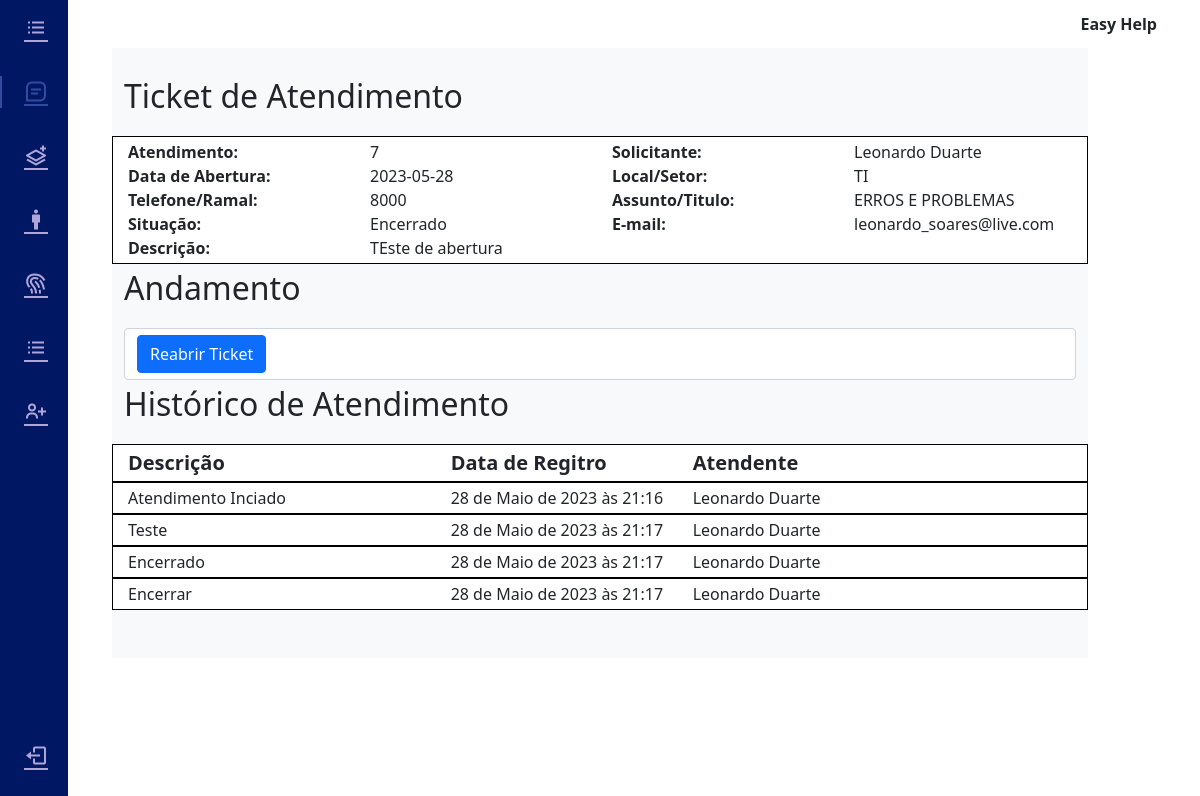
Page /tickets/7 (signed in) on the committed database.
### tickets/models.py (models this page shows, shortened)
class OpenTicketModel(models.Model):
    id_ticket = models.IntegerField('idticket', primary_key=True, auto_created=True, unique=True)
    nome = models.CharField('nome', max_length=50)
    email = models.EmailField('email', max_length=100)
    setor = models.CharField('Setor', max_length=50)
    tel_ramal = models.CharField('contato', max_length=50)
    titulo = models.CharField('titulo', max_length=100)
    dsticket = models.CharField('dschamado', max_length=1500)
    createDate = models.DateTimeField('createdate', default=timezone.now)
    status = models.FloatField(default=False)
    closeDate = models.DateTimeField('closeDate', default=timezone.now)

class historiesForTickets(models.Model):
    idTicket = models.IntegerField('idticket')
    idUser = models.IntegerField('iduserresponsavel', default=False)
    dstkHistories = models.CharField('dsticket', max_length=1500)
    dateHistories = models.DateTimeField('date', default=timezone.now)

### tickets/views.py (the view, shortened to what this page needs)
# urls.py: path('tickets/<int:id_ticket>', ticketPage, name='ticket')
def ticketPage(request, id_ticket):
    def TabelaRelacional(obj_all, dstkHistories):
        obj_all.create(idTicket=id_ticket, idUser=request.user.id, dstkHistories=dstkHistories)
        print(request.POST)
    def iniciarAtendimento():
        try:
            ticket = OpenTicketModel.objects.get(id_ticket=id_ticket)
            if request.POST:
                ticket.status = '2'
                tableRelac = historiesForTickets.objects.all()
                TabelaRelacional(tableRelac, "Atendimento Inciado")
                ticket.save()
            else:
                pass
        except KeyError:
            pass
    def encerrarTicket():
        try:
            ticket = OpenTicketModel.objects.get(id_ticket=id_ticket)
            if request.POST['encerrar'] == "":
                ticket.status = '1'
                ticket.closeDate = timezone.now()
                ticket.save()
            else:
                pass
        except KeyError:
            print('teste')
    def reabrirTicket():
        try:
            ticket = OpenTicketModel.objects.get(id_ticket=id_ticket)
            if request.GET:
                ticket.status = '2'
                tableRelac = historiesForTickets.objects.all()
                TabelaRelacional(tableRelac, 'Ticket Reaberto')
                ticket.save()
            else:
                pass
        except KeyError:
            pass
    if request.user.is_authenticated:
        if request.POST:
            form = historiesForTicketsForm(request.POST)
            if form.is_valid():
                tableRelac = historiesForTickets.objects.all()
                TabelaRelacional(tableRelac, request.POST['dstkHistories'])
                encerrarTicket()
                form = historiesForTicketsForm()
                return redirect('index')
            else:
                iniciarAtendimento()
        elif request.GET:
            reabrirTicket()
            form = historiesForTicketsForm()
        else:
            form = historiesForTicketsForm()
        tablehistor = historiesForTickets.objects.filter(idTicket=id_ticket)
        tableUser= User.objects.filter().order_by('id')
        context = {
            'ticketObj': OpenTicketModel.objects.get(id_ticket=id_ticket),
            'form': form,
            'tablehistor': tablehistor,
            'tableuser': tableUser,
            'Groups': str(User.objects.get(id=request.user.id).groups.all()),
        }
        return render(request, 'ticketPage.html', context)
    else:
        messages.error(request, 'Efetuar Login Para Continuar!')
        return redirect('auth')

### tickets/templates/ticketPage.html (shortened to what this page needs)
{% extends 'base.html' %}
{% load django_bootstrap5 %}
{% load static %}
{% block Tkicon %}
<a href="#" class="nav_link active"> <i class='bx bx-message-square-detail nav_icon'></i> <span class="nav_name">Users</span> </a>
{% endblock %}
{% block content %}
    <br>
    <br>
    <br>
    <div class="container">
        <p class="fs-2 fw-bolt">
            Ticket de Atendimento
        </p>
        <div class="row row-cols-4">
            <div class="col fs-6 fw-bolder">
                Atendimento:
            </div>
            <div class="col">
                {{ ticketObj.pk }}
            </div>
            <div class="col fs-6 fw-bolder">
                Solicitante:
            </div>
            <div class="col">
                {{ ticketObj.nome }}
            </div>
            <div class="col fs-6 fw-bolder">
                Data de Abertura:
            </div>
            <div class="col">
                {{ ticketObj.createDate.date.isoformat.title }}
            </div>
            <div class="col fs-6 fw-bolder">
                Local/Setor:
            </div>
            <div class="col">
                {{ ticketObj.setor }}
            </div>
            <div class="col fs-6 fw-bolder">
                Telefone/Ramal:
            </div>
            <div class="col">
                {{ ticketObj.tel_ramal }}
            </div>
            <div class="col fs-6 fw-bolder">
                Assunto/Titulo:
            </div>
            <div class="col">
                {{ ticketObj.titulo }}
            </div>
            <div class="col fs-6 fw-bolder">
                Situação:
            </div>
            <div class="col">
                {% if ticketObj.status == 0 %}
                    Aguardando Atendimento
                {% elif ticketObj.status == 2 %}
                    Em Atendimento
                {% else %}
                    Encerrado
                {% endif %}
            </div>
            <div class="col fs-6 fw-bolder">
                E-mail:
            </div>
            <div class="col">
                {{ ticketObj.email }}
            </div>
            <div class="col fs-6 fw-bolder">
                Descrição:
            </div>
            <div class="col col-lg-8">
                {{ ticketObj.dsticket }}
            </div>
        </div>
    </div>
    {% if ticketObj.status != 0 or 'Atendente' in Groups%}
    <div class="container">
        <p class="fs-2 fw-bolt">
            Andamento
        </p>
        {% if ticketObj.status == 2 %}
            <form action="{% url 'ticket' ticketObj.id_ticket %}" method="post" class="form-control" autocomplete="off" enctype="multipart/form-data">
                {% csrf_token %}
                {% bootstrap_form form %}
                    <button type="submit" class="btn btn-primary">Registar</button>
                {% if 'Atendente' in Groups %}
                    <button type="submit" name="encerrar" class="btn btn-secondary">Encerrar</button>
                {% else %}
                {% endif %}
            </form>
        {% elif ticketObj.status == 0 %}
            <form action="{% url 'ticket' ticketObj.id_ticket %}" method="post" class="form-control" autocomplete="off" enctype="multipart/form-data">
                {% csrf_token %}
                    <button type="submit" class="btn btn-primary" id="iniciaratendimento">Iniciar Atendimento</button>
            </form>
        {% else %}
            <form action="{% url 'ticket' ticketObj.id_ticket %}" method="get" class="form-control" autocomplete="off" enctype="multipart/form-data">
                <button type="submit" class="btn btn-primary" id="reabrirticket">Reabrir Ticket</button>
            </form>
        {% endif %}
    </div>
    {% endif %}
    <div class="container">
        <p class="fs-2 fw-bolt">
            Histórico de Atendimento
        </p>
            <div class="row row-cols-3">
                <div class="col fs-5 fw-bolder">
                    Descrição
                </div>
                <div class="col-3 fs-5 fw-bolder">
                    Data de Regitro
                </div>
                <div class="col-2 fs-5 fw-bolder">
                    Atendente
                </div>
            </div>
                {% for hist in tablehistor %}
                        <div class="row row-cols-3">
                            <div class="col">
                                {{ hist.dstkHistories }}
                            </div>
                            <div class="col-3">
                                {{ hist.dateHistories }}
                            </div>
                            <div class="col-2">
                                {% for user in tableuser %}
                                    {% if user.id == hist.idUser %}
                                        {{ user.first_name }} {{ user.last_name }}
                                    {% endif %}
                                {% endfor %}
                            </div>
                            </div>
                {% endfor %}
        <br>
        <br>
        </div>
{% endblock %}

### tickets/static/css/estilos.css (style rules this page uses)
.row { display: grid; }
.row { padding: 3px; background-color: white; border: 1px solid black; }
:root { --header-height: 3rem; --nav-width: 68px; --rosinha: #C64CFF; --first-color: #001864; --first-color-light: #afa5d9; --white-color: rgba(132, 157, 255, 0.38); --body-font: 'Nunito', sans-serif; --normal-font-size: 1rem; --z-fixed: 100; --clarinha: #93ccb7 }
body { position: relative; margin: var(--header-height) 0 0 0; padding: 0 7rem;font-family: var(--body-font); font-size: var(--normal-font-size); transition: .5s }
a { text-decoration: none }
.nav_logo, .nav_link { display: grid; grid-template-columns: max-content max-content; align-items: center; column-gap: 1rem; padding: .5rem 0 .5rem 1.5rem }
.nav_link { position: relative; color: var(--first-color-light); margin-bottom: 1.5rem;transition: .3s }
.nav_icon { font-size: 1.50rem }
.active { color: var(--white-color) }
.active::before { content: ''; position: absolute; left: 0; width: 2px; height: 32px; background-color: var(--white-color) }

### rows in the picture
OpenTicketModel: pk "7", nome "Leonardo Duarte", createDate "2023-05-28", setor "TI", tel_ramal "8000", titulo "ERROS E PROBLEMAS", email "leonardo_soares@live.com", dsticket "TEste de abertura"
historiesForTickets: dstkHistories "Atendimento Inciado", dateHistories "28 de Maio de 2023 às 21:16"
historiesForTickets: dstkHistories "Teste", dateHistories "28 de Maio de 2023 às 21:17"
historiesForTickets: dstkHistories "Encerrado", dateHistories "28 de Maio de 2023 às 21:17"
historiesForTickets: dstkHistories "Encerrar", dateHistories "28 de Maio de 2023 às 21:17"

### other values in the picture
{{ user.first_name }} "Leonardo"
{{ user.last_name }} "Duarte"
